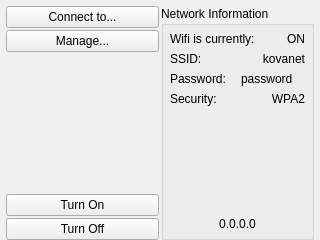
<?xml version="1.0" encoding="UTF-8"?>
<ui version="4.0">
 <class>NetworkSettingsWidget</class>
 <widget class="QWidget" name="NetworkSettingsWidget">
  <property name="geometry">
   <rect>
    <x>0</x>
    <y>0</y>
    <width>320</width>
    <height>240</height>
   </rect>
  </property>
  <property name="windowTitle">
   <string>Network Settings</string>
  </property>
  <layout class="QVBoxLayout" name="verticalLayout_3">
   <property name="leftMargin">
    <number>6</number>
   </property>
   <property name="topMargin">
    <number>6</number>
   </property>
   <property name="rightMargin">
    <number>6</number>
   </property>
   <property name="bottomMargin">
    <number>0</number>
   </property>
   <item>
    <layout class="QHBoxLayout" name="horizontalLayout">
     <property name="spacing">
      <number>2</number>
     </property>
     <item>
      <layout class="QVBoxLayout" name="verticalLayout">
       <item>
        <widget class="QPushButton" name="connect">
         <property name="text">
          <string>Connect to...</string>
         </property>
         <property name="icon">
          <iconset resource="../rc/icons.qrc">
           <normaloff>:/icons/transmit_add.png</normaloff>:/icons/transmit_add.png</iconset>
         </property>
        </widget>
       </item>
       <item>
        <widget class="QPushButton" name="manage">
         <property name="text">
          <string>Manage...</string>
         </property>
         <property name="icon">
          <iconset resource="../rc/icons.qrc">
           <normaloff>:/icons/transmit_edit.png</normaloff>:/icons/transmit_edit.png</iconset>
         </property>
        </widget>
       </item>
       <item>
        <spacer name="verticalSpacer">
         <property name="orientation">
          <enum>Qt::Vertical</enum>
         </property>
         <property name="sizeHint" stdset="0">
          <size>
           <width>20</width>
           <height>40</height>
          </size>
         </property>
        </spacer>
       </item>
       <item>
        <widget class="QPushButton" name="turnOn">
         <property name="text">
          <string>Turn On</string>
         </property>
         <property name="icon">
          <iconset resource="../rc/icons.qrc">
           <normaloff>:/icons/lightbulb.png</normaloff>:/icons/lightbulb.png</iconset>
         </property>
        </widget>
       </item>
       <item>
        <widget class="QPushButton" name="turnOff">
         <property name="text">
          <string>Turn Off</string>
         </property>
         <property name="icon">
          <iconset resource="../rc/icons.qrc">
           <normaloff>:/icons/lightbulb_off.png</normaloff>:/icons/lightbulb_off.png</iconset>
         </property>
        </widget>
       </item>
      </layout>
     </item>
     <item>
      <widget class="QGroupBox" name="groupBox">
       <property name="title">
        <string>Network Information</string>
       </property>
       <layout class="QVBoxLayout" name="verticalLayout_2">
        <property name="leftMargin">
         <number>6</number>
        </property>
        <property name="topMargin">
         <number>6</number>
        </property>
        <property name="rightMargin">
         <number>6</number>
        </property>
        <property name="bottomMargin">
         <number>6</number>
        </property>
        <item>
         <layout class="QHBoxLayout" name="horizontalLayout_2">
          <item>
           <widget class="QLabel" name="stateLabel">
            <property name="text">
             <string>Wifi is currently:</string>
            </property>
           </widget>
          </item>
          <item>
           <widget class="QLabel" name="state">
            <property name="minimumSize">
             <size>
              <width>25</width>
              <height>0</height>
             </size>
            </property>
            <property name="text">
             <string>ON</string>
            </property>
            <property name="alignment">
             <set>Qt::AlignRight|Qt::AlignTrailing|Qt::AlignVCenter</set>
            </property>
           </widget>
          </item>
         </layout>
        </item>
        <item>
         <layout class="QHBoxLayout" name="horizontalLayout_3">
          <item>
           <widget class="QLabel" name="ssidLabel">
            <property name="text">
             <string>SSID:</string>
            </property>
           </widget>
          </item>
          <item>
           <widget class="QLabel" name="ssid">
            <property name="text">
             <string>kovanet</string>
            </property>
            <property name="alignment">
             <set>Qt::AlignRight|Qt::AlignTrailing|Qt::AlignVCenter</set>
            </property>
           </widget>
          </item>
         </layout>
        </item>
        <item>
         <layout class="QHBoxLayout" name="horizontalLayout_6" stretch="0,0">
          <item>
           <widget class="QLabel" name="passwordLabel">
            <property name="text">
             <string>Password:</string>
            </property>
           </widget>
          </item>
          <item>
           <widget class="QLabel" name="password">
            <property name="text">
             <string>password</string>
            </property>
           </widget>
          </item>
         </layout>
        </item>
        <item>
         <layout class="QHBoxLayout" name="horizontalLayout_4">
          <item>
           <widget class="QLabel" name="securityLabel">
            <property name="enabled">
             <bool>true</bool>
            </property>
            <property name="text">
             <string>Security:</string>
            </property>
           </widget>
          </item>
          <item>
           <widget class="QLabel" name="security">
            <property name="text">
             <string>WPA2</string>
            </property>
            <property name="alignment">
             <set>Qt::AlignRight|Qt::AlignTrailing|Qt::AlignVCenter</set>
            </property>
           </widget>
          </item>
         </layout>
        </item>
        <item>
         <spacer name="verticalSpacer_2">
          <property name="orientation">
           <enum>Qt::Vertical</enum>
          </property>
          <property name="sizeHint" stdset="0">
           <size>
            <width>20</width>
            <height>40</height>
           </size>
          </property>
         </spacer>
        </item>
        <item>
         <layout class="QHBoxLayout" name="horizontalLayout_5">
          <item>
           <widget class="QLabel" name="ip">
            <property name="text">
             <string>0.0.0.0</string>
            </property>
            <property name="alignment">
             <set>Qt::AlignCenter</set>
            </property>
           </widget>
          </item>
         </layout>
        </item>
       </layout>
      </widget>
     </item>
    </layout>
   </item>
  </layout>
 </widget>
 <resources>
  <include location="../rc/icons.qrc"/>
 </resources>
 <connections/>
</ui>
